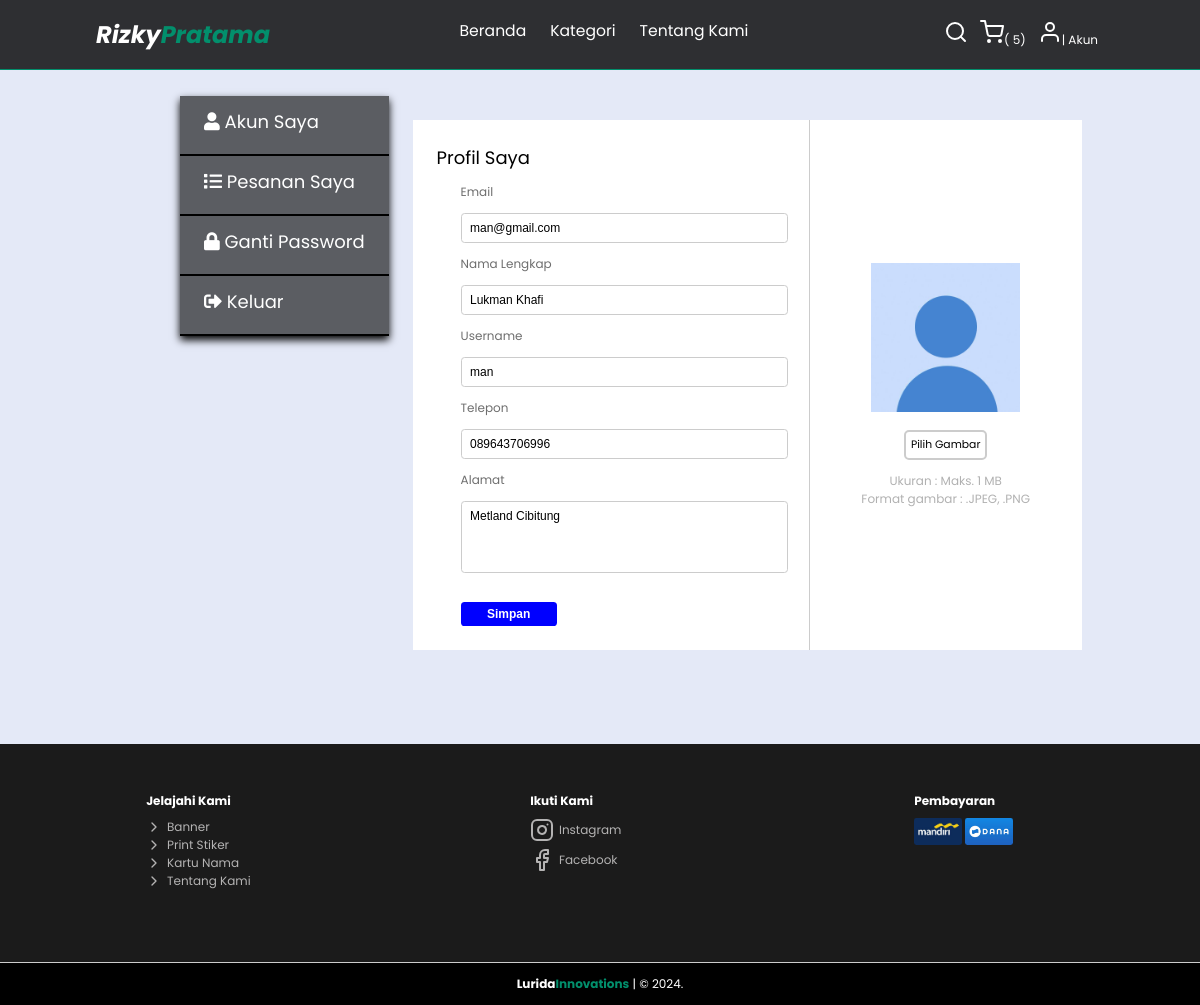
/akun/akun.php (signed in), run on the app's committed database.
### tables this page shows
CREATE TABLE `user` (
  `id` int(11) NOT NULL,
  `email` varchar(50) NOT NULL,
  `foto_profil` varchar(255) NOT NULL,
  `username` varchar(25) NOT NULL,
  `nama` varchar(50) NOT NULL,
  `phone` varchar(13) NOT NULL,
  `password` varchar(60) NOT NULL,
  `alamat` varchar(100) NOT NULL
);

### akun/akun.php (the view, shortened to what this page needs)
<?php
include("../php/config.php");
$loggedIn = isset($_SESSION['id_user']);
$id_user = $_SESSION['id_user'];
$query_count = mysqli_query($con, "SELECT COUNT(*) as total FROM keranjang WHERE id_user = '$id_user'");
$row = mysqli_fetch_assoc($query_count);
$total_items = $row['total'];
$id = $_SESSION['id_user'];
$query = mysqli_query($con, "SELECT * FROM user WHERE id=$id");
$res_username = $res_namaLengkap = $res_email = $res_phone = $res_alamat = "Data tidak tersedia";
if ($result = mysqli_fetch_assoc($query)) {
  $res_username = $result['username'];
  $res_namaLengkap = $result['nama'];
  $res_email = $result['email'];
  $res_phone = $result['phone'];
  $res_alamat = $result['alamat'];
  $res_foto_profil = $result['foto_profil'];
}
?>
<?php
if (isset($_POST['submit'])) {
  $email = mysqli_real_escape_string($con, $_POST['email']);
  $phone = mysqli_real_escape_string($con, $_POST['phone']);
  $username = mysqli_real_escape_string($con, $_POST['username']);
  $namaLengkap = mysqli_real_escape_string($con, $_POST['nama']);
  $alamat = mysqli_real_escape_string($con, $_POST['alamat']);
  $foto_profil = "";
  $id = $_SESSION['id_user'];
  if (isset($_FILES['foto_profil']) && $_FILES['foto_profil']['error'] === UPLOAD_ERR_OK) {
    $file_name = $_FILES['foto_profil']['name'];
    $file_size = $_FILES['foto_profil']['size'];
    $file_tmp = $_FILES['foto_profil']['tmp_name'];
    $file_type = $_FILES['foto_profil']['type'];
    $allowed_types = array('image/jpeg', 'image/png');
    if ($file_size > 1000000) {
      echo "<script>alert('Ukuran file terlalu besar. Maksimal 1MB.'); window.location.href = 'akun.php';</script>";
      exit();
    } elseif (!in_array($file_type, $allowed_types)) {
      echo "<script>alert('Tipe file tidak didukung. Hanya file JEPG atau PNG yang diizinkan.'); window.location.href = 'akun.php';</script>";
      exit();
    } else {
      $upload_dir = "../admin/asset/img/users/";
      $file_path = $upload_dir . $file_name;
      if (move_uploaded_file($file_tmp, $file_path)) {
        $foto_profil = $file_name;
      } else {
        echo "<script>alert('Gagal mengunggah foto profil. Silakan coba lagi.'); window.location.href = 'akun.php';</script>";
        exit();
      }
    }
  }
  if ($foto_profil !== "") {
    $edit_query = mysqli_query($con, "UPDATE user SET email='$email', phone='$phone', foto_profil='$foto_profil', username='$username', nama='$namaLengkap', alamat='$alamat' WHERE id=$id") or die("error occured");
  } else {
    $edit_query = mysqli_query($con, "UPDATE user SET email='$email', phone='$phone', username='$username', nama='$namaLengkap', alamat='$alamat' WHERE id=$id") or die("error occured");
  }
  if ($edit_query) {
    echo "<script>alert('Profil berhasil disimpan.'); window.location.href = 'akun.php';</script>";
    exit();
  } else {
    echo "<script>alert('Gagal menyimpan profil. Coba lagi.'); window.location.href = 'akun.php';</script>";
    exit();
  }
} else {
  $id = $_SESSION['id_user'];
  $query = mysqli_query($con, "SELECT * FROM user WHERE id=$id");
  while ($result = mysqli_fetch_assoc($query)) {
    $res_email = $result['email'];
    $res_phone = $result['phone'];
    $res_username = $result['username'];
    $res_namaLengkap = $result['nama'];
    $res_alamat = $result['alamat'];
    $res_foto_profil = $result['foto_profil'];
  }
}
?>
<!DOCTYPE html>
<html lang="en">
<head>
  <link href="https://cdnjs.cloudflare.com/ajax/libs/font-awesome/5.15.4/css/all.min.css" rel="stylesheet">
</head>
<body>
  <nav class="navbar">
    <a href="#" class="navbar-logo">Rizky<span>Pratama</span></a>
    <div class="navbar-nav">
      <a href="../index.php">Beranda</a>
      <div class="dropdown">
        <a href="../kategori/katalog.php">Kategori</a>
      </div>
      <a href="../tentang-kami.php">Tentang Kami</a>
    </div>
    <div class="navbar-extra">
      <a href="#" id="search-button"><i data-feather="search"></i></a>
      <a href="../keranjang.php" id="shopping-cart-button"><i data-feather="shopping-cart"></i>(
        <?= $total_items ?>)
      </a>
      <a href="<?php echo $loggedIn ? 'akun.php' : 'login.php'; ?>" id="user-button">
        <i data-feather="user"></i>|
        <?php echo $loggedIn ? 'Akun' : 'Login'; ?>
      </a>
    </div>
  </nav>
  <section class="all-container">
    <div>
      <div class="side-bar">
        <div class="box-item">
          <div class="menu">
            <div class="item">
              <a href="#" class="menu-item active" id="menu-pesanan">
                <i class="fa fa-user"></i> Akun Saya
              </a>
            </div>
            <div class="item">
              <a href="pesanan.php" class="menu-item">
                <i class="fa fa-list"></i> Pesanan Saya
              </a>
            </div>
            <div class="item">
              <a href="ubahpw.php" class="menu-item">
                <i class="fa fa-lock"></i> Ganti Password
              </a>
            </div>
            <div class="item">
              <a href="../php/logout.php" class="menu-item">
                <i class="fa fa-sign-out-alt"></i> Keluar
              </a>
            </div>
          </div>
        </div>
        <section>
          <div class="akun" id="akun">
            <form action="" method="post" enctype="multipart/form-data">
              <div class="box-pp">
                <div class="item">
                  <img id="profile-picture"
                    src="../admin/asset/img/users/<?= htmlspecialchars($res_foto_profil ?: 'kosong.jpg') ?>"
                    alt="foto profil">
                  <div class="file-upload">
                    <label for="file-input" class="btn">Pilih Gambar</label>
                  </div>
                  <p>Ukuran : Maks. 1 MB</p>
                  <p>Format gambar : .JPEG, .PNG</p>
                </div>
              </div>
              <div class="box-akun">
                <p>Profil Saya</p>
                <div class="box">
                  <label for="email">Email</label>
                  <input type="text" name="email" id="email" value="<?php echo htmlspecialchars($res_email); ?>"
                    required />
                </div>
                <div class="box">
                  <label for="username">Nama Lengkap</label>
                  <input type="text" name="nama" id="nama" placeholder="Masukkan Nama Lengkap"
                    value="<?php echo htmlspecialchars($res_namaLengkap); ?>" required />
                </div>
                <div class="box">
                  <label for="username">Username</label>
                  <input type="text" name="username" id="username"
                    value="<?php echo htmlspecialchars($res_username); ?>" required />
                </div>
                <div class="box">
                  <label for="Telepon">Telepon</label>
                  <input type="text" id="phone" name="phone" value="<?php echo htmlspecialchars($res_phone); ?>"
                    required>
                </div>
                <div class="box">
                  <label for="alamat">Alamat</label>
                  <textarea name="alamat" id="alamat" placeholder="Masukkan Nama Jalan, Gedung, No. Rumah" rows="4"
                    cols="50" required><?php echo htmlspecialchars($res_alamat); ?></textarea>
                </div>
                <div class="box-btn">
                  <input type="submit" class="btn" name="submit" value="Simpan" required />
                </div>
              </div>
            </form>
          </div>
        </section>
      </div>
    </div>
  </section>
  <footer>
    <div class="footer" id="footer">
      <div class="footer-content">
        <div class="jelajah">
          <h4>Jelajahi Kami</h4>
          <div class="tentang">
            <a href="kategori/banner.php"><i data-feather="chevron-right" width="16" height="16"></i> Banner</a>
            <a href="kategori/stiker.php"><i data-feather="chevron-right" width="16" height="16"></i> Print Stiker</a>
            <a href="kategori/kartunama.php"><i data-feather="chevron-right" width="16" height="16"></i> Kartu Nama</a>
            <a href="tentang-kami.php"><i data-feather="chevron-right" width="16" height="16"></i> Tentang Kami</a>
          </div>
        </div>
        <div class="social-media">
          <h4>Ikuti Kami</h4>
          <div class="ig"><a href="https://www.instagram.com/gadgetarn?igsh=N3p3ZzJhcGlkNndm"><i
                data-feather="instagram"></i> Instagram</a></div>
          <div class="fb"><a href="https://www.facebook.com/profile.php?id=61563441818623&mibextid=ZbWKwL"><i
                data-feather="facebook"></i> Facebook</a></div>
        </div>
        <div class="pembayaran">
          <h4>Pembayaran</h4>
          <img src="../asset/img/pembayaran/Mandiri.jpeg" alt="Mandiri" class="mandiri">
          <img src="../asset/img/pembayaran/Dana.jpeg" alt="Dana" class="dana">
        </div>
      </div>
    </div>
    <div class="credit">
      <p><a href="">Lurida<span>Innovations</span></a> | &copy; 2024.</p>
    </div>
  </footer>
</body>
</html>

### data on the page
user: email "man@gmail.com", nama "Lukman Khafi", username "man", phone "089643706996", alamat "Metland Cibitung"

### other printed values
$total_items "5"
